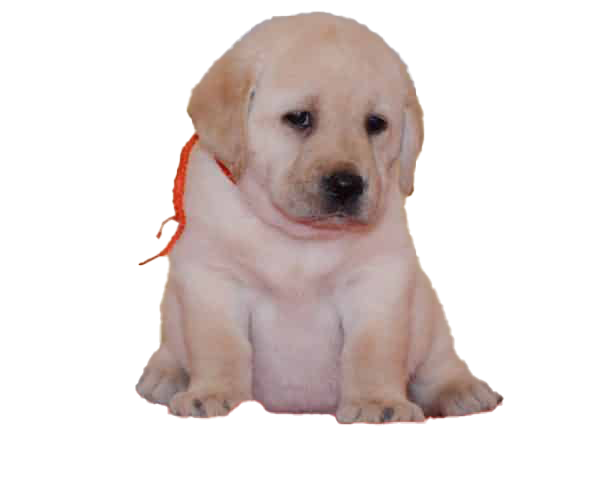
#> input picture plotting_examples/y2022/stacked_bar_with_single_bars_layout/data/lab.png, 600 x 483 px, found by its file name
$ python plot.py
#> lines starting #> are read from the running program, lines starting #| are printed output that depends on the picture
### plotting_examples/dvc_entry.py
"""Create an entry in the dvc.yaml file for the particular plot."""

from __future__ import annotations

import pathlib

import yaml

from plotting_examples.extract_year_name import extract_year_name_from_plot_py


def add_to_dvc(*, path: pathlib.Path) -> None:
    """Add stages to dvc.yaml based on given path."""
    year, name = extract_year_name_from_plot_py(file=str(path))

    dvc = yaml.safe_load(pathlib.Path("dvc.yaml").read_text(encoding="utf8"))

    stage_name = f"{year}_{name}"
    if stage_name not in dvc["stages"]:
        # Project not yet added to dvc.yaml
        dvc["stages"][stage_name] = {
            "wdir": ".",
            "cmd": f"poetry run python -m plotting_examples.{year}.{name}.plot",
            "deps": [f"plotting_examples/{year}/{name}/plot.py"],
            "outs": [{f"images/{year}/{name}.png": {"cache": False}}],
        }

        with pathlib.Path("dvc.yaml").open("w") as file:
            file.write(yaml.dump(dvc))

### plotting_examples/y2022/stacked_bar_with_single_bars_layout/plot.py
# pylint: disable=duplicate-code
"""
Layout containing two bar plots and a bivariate plot between them.

In this case it's a silly example of some data containing the social grade of
Labradors, as well as the education group. The main plot is a stacked bar containing
the breakdown of education group for each social grade.

Don't think I'm too keen on the code for this plot - though it's not always so clear
(to me) how to make "nice" code with a lot of matplotlib stuff.

Obviously, the data is made up.
"""

from __future__ import annotations

import pathlib

import matplotlib as mpl
import matplotlib.pyplot as plt
import numpy as np
import pandas as pd
from PIL import Image

from plotting_examples import dvc_entry, save_plot_output
from plotting_examples.y2022 import metadata

# Fontsize for the main title and subtitle
FONTSIZE_TITLE = 30
FONTSIZE_SUBTITLE = 20
# Fontsize for the numbers displayed on bars.
FONTSIZE_PLT_TXT = 10

# What colour to outline the edges of bars with - if None then there's no outline
# created.
BAR_EDGECOLOR: str | None = None
# What level of rounding to apply to percentages displayed on bars.
ROUNDING_PCTS = 1

# Dependent var
VAR_DEPENDENT = "dependent_var"
# Independent var
VAR_INDEPENDENT = "independent_var"
# Text for the main title - the subtitle is generated from the metadata atm.
TEXT_TITLE = "Labradors\neducation ~ social grade"
# Image to display in teh top left.
IMAGE_PATH = (
    "./plotting_examples/y2022/stacked_bar_with_single_bars_layout/data/lab.png"
)

COLORS = [
    metadata.color.PINK_COLOUR,
    metadata.color.DEEPER_GREEN,
    metadata.color.BROWNY_RED,
]
COLOR_SUBTITLE_TEXT = "#808080"

# subplot_mosaic layout definition.
LAYOUT = [
    ["top_left_corner", "title", "title", "title", "top_right_corner"],
    ["main", "main", "main", "main", "side"],
    ["main", "main", "main", "main", "side"],
    ["bottom", "bottom", "bottom", "bottom", "bottom_right_corner"],
]

# Colors which are used when the bar colour is dark/light respectively - so that the
# text is readable (not dark font on dark bars etd).
COLOR_FONT_LIGHT = "#000000"
COLOR_FONT_DARK = "#ffffff"


def get_sample_data() -> (
    tuple[
        pd.DataFrame,
        dict[str, dict[float, str]],
        dict[str, str],
    ]
):
    """
    Generate sample data.

    Data structured similar to what you'd find in an SPSS sav file - where there's the
    df (responses), cnl (metadata about the columns) and vvl (metadata about the values
    within the columns)
    """
    rng = np.random.default_rng(1)
    # Create dataframe with different distributions for each of the independent
    # variable levels.
    df = (
        pd.concat(
            [
                pd.DataFrame(
                    {
                        VAR_DEPENDENT: rng.choice(
                            [1, 2, 3],
                            size=330,
                            p=(0.87, 0.1, 0.03),
                        ),
                        VAR_INDEPENDENT: 5,
                    },
                ),
                pd.DataFrame(
                    {
                        VAR_DEPENDENT: rng.choice(
                            [1, 2, 3],
                            size=410,
                            p=(0.44, 0.54, 0.02),
                        ),
                        VAR_INDEPENDENT: 4,
                    },
                ),
                pd.DataFrame(
                    {
                        VAR_DEPENDENT: rng.choice(
                            [1, 2, 3],
                            size=510,
                            p=(0.26, 0.61, 0.13),
                        ),
                        VAR_INDEPENDENT: 3,
                    },
                ),
                pd.DataFrame(
                    {
                        VAR_DEPENDENT: rng.choice(
                            [1, 2, 3],
                            size=800,
                            p=(0.105, 0.565, 0.33),
                        ),
                        VAR_INDEPENDENT: 2,
                    },
                ),
                pd.DataFrame(
                    {
                        VAR_DEPENDENT: rng.choice(
                            [1, 2, 3],
                            size=950,
                            p=(0.08, 0.33, 0.59),
                        ),
                        VAR_INDEPENDENT: 1,
                    },
                ),
            ],
        )
        .assign(weight=1)
        .reset_index(drop=True)
    )
    vvl = {
        VAR_INDEPENDENT: {
            1.0: "Upper management",
            2.0: "Lower Management",
            3.0: "Intermediate",
            4.0: "Routine",
            5.0: "Never worked",
        },
        VAR_DEPENDENT: {
            1.0: "Low",
            2.0: "Medium",
            3.0: "High",
        },
    }
    cnl = {
        VAR_INDEPENDENT: "Social Grade",
        VAR_DEPENDENT: "Education Level",
    }

    return df, vvl, cnl


def patch_color_light(patch: mpl.patches.Rectangle) -> bool:
    """Determine if mpl patch is light or dark."""
    # TODO: Put this into a global helper module.
    bar_col = mpl.colors.to_hex(patch.get_facecolor())
    hex_col = bar_col[1:]
    red, green, blue = (
        int(hex_col[0:2], 16),
        int(hex_col[2:4], 16),
        int(hex_col[4:6], 16),
    )
    # https://stackoverflow.com/questions/3942878/how-to-decide-
    # font-color-in-white-or-black-depending-on-background-color
    threshold = 100
    if (red * 0.299 + green * 0.587 + blue * 0.114) > threshold:
        return True
    return False


class PlotSections:

    """
    Holds plotting sections.

    Just using this for namespacing really! Which was triggered by pylint complaining,
    which probably isn't a good reason... Might usually just put this in a module but
    wanted all the code in plot.py

    Considered adding the df, vvl, cnl to the class in an __init__ or whatever but left
    it as-is.
    """

    # rename to bivariate.
    @staticmethod
    def main(
        ax: plt.Axes,  # type: ignore[name-defined]
        df: pd.DataFrame,
        vvl: dict[str, dict[float, str]],
        # cnl: dict[str, str],
    ) -> None:
        # pylint: disable=too-many-locals
        """Plot the stacked bars."""
        df_plot = (
            pd.crosstab(
                df[VAR_DEPENDENT],
                df[VAR_INDEPENDENT].replace(vvl[VAR_INDEPENDENT]),
                normalize="columns",
            )
            .mul(100)
            .round(1)
            .loc[:, list(vvl[VAR_INDEPENDENT].values())]
        )
        df_plot_counts = pd.crosstab(
            df[VAR_DEPENDENT],
            df[VAR_INDEPENDENT],
        )
        df_plot.T.plot.barh(
            stacked=True,
            ax=ax,
            color=COLORS,
            edgecolor=BAR_EDGECOLOR,
        )

        ax.grid(linestyle=":", alpha=0.3)

        # The legend _should_ be self explanatory from the context of the plot.
        ax.get_legend().remove()

        # Not interested in seeing the col name on the y axis for the main plot
        ax.set_ylabel("")

        data_matrix = df_plot.to_numpy().flatten()
        data_matrix_counts = df_plot_counts.to_numpy().flatten()
        min_bar_size = 3
        for i, patch in enumerate(ax.patches):
            width = patch.get_width()
            height = patch.get_height()
            x, y = patch.get_xy()
            data_i = data_matrix[i] if data_matrix[i] >= min_bar_size else "-"
            data_count_i = (
                data_matrix_counts[i] if data_matrix[i] >= min_bar_size else None
            )

            ann = f"{data_i} ({data_count_i})" if data_count_i is not None else "-"

            text_col = COLOR_FONT_LIGHT if patch_color_light(patch) else COLOR_FONT_DARK

            ax.annotate(
                f"{ann}",
                (x + width * 0.5, y + height * 0.5),
                ha="center",
                va="center",
                fontsize=10,
                zorder=12,
                color=text_col,
            )

        ax.xaxis.set_major_locator(mpl.ticker.MultipleLocator(base=5))
        ax.set_xlabel("%", fontsize=10)
        ax.set_xlim(0, 100)

        ax.spines.top.set_visible(False)
        ax.spines.right.set_visible(False)

    @staticmethod
    def side_marginal(
        ax: plt.Axes,  # type: ignore[name-defined]
        df: pd.DataFrame,
        vvl: dict[str, dict[float, str]],
        cnl: dict[str, str],
    ) -> None:
        """Bar plot of the independent var."""
        counts = df[VAR_INDEPENDENT].replace(vvl[VAR_INDEPENDENT]).value_counts()

        ax.barh(
            counts.index,
            counts,
            color=metadata.color.TAN,
            edgecolor=BAR_EDGECOLOR,
            height=0.5,
        )
        ax.grid(alpha=0.2, linestyle=":")
        ax.set_title(cnl[VAR_INDEPENDENT], loc="left")

        counts_list = list(counts)

        for count, patch in zip(counts, ax.patches):
            count_pct = round((count / sum(counts_list)) * 100, ROUNDING_PCTS)
            width = patch.get_width()
            height = patch.get_height()
            x, y = patch.get_xy()
            txt_color = "#000000" if patch_color_light(patch) else "#ffffff"
            ax.text(
                s=f"{count_pct}%\n({count})",
                x=x + width * 0.5,
                y=y + height * 0.5,
                va="center",
                ha="center",
                color=txt_color,
                fontsize=FONTSIZE_PLT_TXT,
            )

        ax.set_xticks([])
        ax.set_yticks([])

        ax.spines.right.set_visible(False)
        ax.spines.top.set_visible(False)
        ax.spines.bottom.set_visible(False)
        ax.spines.left.set_visible(False)

    @staticmethod
    def bottom_marginal(
        ax: plt.Axes,  # type: ignore[name-defined]
        df: pd.DataFrame,
        vvl: dict[str, dict[float, str]],
        cnl: dict[str, str],
    ) -> None:
        """Bar plot of the dependent variable."""
        counts = df[VAR_DEPENDENT].value_counts().sort_index()
        ax.bar(
            x=list(vvl[VAR_DEPENDENT].values()),
            height=counts,
            color=COLORS,
            edgecolor=BAR_EDGECOLOR,
        )
        ax.set_title(cnl[VAR_DEPENDENT])
        ax.set_yticks([])

        counts_list = list(counts)
        for count, patch in zip(counts, ax.patches):
            count_pct = round((count / sum(counts_list)) * 100, 2)
            width = patch.get_width()
            height = patch.get_height()
            x, y = patch.get_xy()
            if patch_color_light(patch):
                txt_color = COLOR_FONT_LIGHT
            else:
                txt_color = COLOR_FONT_DARK
            ax.text(
                s=f"{count_pct}\n({count})",
                x=x + width * 0.5,
                y=y + height * 0.5,
                va="center",
                ha="center",
                color=txt_color,
                fontsize=FONTSIZE_PLT_TXT,
            )

        ax.spines.top.set_visible(False)
        ax.spines.right.set_visible(False)
        ax.spines.left.set_visible(False)

    @staticmethod
    def title(ax: plt.Axes, cnl: dict[str, str]) -> None:  # type: ignore[name-defined]
        """Overall title."""
        ax.text(
            s="Labradors",
            x=0.1,
            y=0.5,
            fontsize=FONTSIZE_TITLE,
            horizontalalignment="left",
            verticalalignment="bottom",
        )

        # Just using this to nudge the text placement around...
        diff = 0.3
        ax.text(
            # Assuming that the metadata is reasonably nice for this.
            s=f"{cnl[VAR_DEPENDENT]} ~ {cnl[VAR_INDEPENDENT]}",
            x=0.1,
            y=0.5 - diff,
            fontsize=FONTSIZE_SUBTITLE,
            horizontalalignment="left",
            verticalalignment="bottom",
            color=COLOR_SUBTITLE_TEXT,
        )

        ax.axis("off")

    @staticmethod
    def top_left_corner(ax: plt.Axes) -> None:  # type: ignore[name-defined]
        """Plot logo."""
        img_path = IMAGE_PATH
        club_icon = Image.open(img_path)
        ax.imshow(club_icon)
        ax.axis("off")

    @staticmethod
    def top_right_corner(ax: plt.Axes) -> None:  # type: ignore[name-defined]
        """Just leaving this empty for now."""
        ax.axis("off")

    @staticmethod
    def bottom_right_corner(ax: plt.Axes, df: pd.DataFrame) -> None:  # type: ignore[name-defined]
        """Some random information like data source etc."""
        ax.text(
            s=(
                #
                "2022 Labrador educational \ndata and social grades"
                "\n"
                "\n"
                f"Sample size : {df.shape[0]}"
                "\n"
                "\n"
                "source: somedogdata.com"
            ),
            x=0,
            y=0.5,
            fontsize=FONTSIZE_PLT_TXT,
            va="center",
            ha="left",
            color=COLOR_SUBTITLE_TEXT,
        )
        ax.axis("off")

    @staticmethod
    def footnote(ax: plt.Axes) -> None:  # type: ignore[name-defined]
        """
        Plot footnote.

        Didn't bother using this in the end.
        """
        ax.text(
            s=(
                #
                "Some text about the data, Labradors, whatever."
            ),
            x=0,
            y=1,
            fontsize=10,
            style="italic",
            va="top",
            ha="left",
            color=COLOR_SUBTITLE_TEXT,
        )
        ax.set_xticks([])
        ax.set_yticks([])


def main() -> mpl.figure.Figure:
    """Main."""
    df, vvl, cnl = get_sample_data()

    plot_sections = PlotSections()

    with plt.rc_context(
        {
            "xtick.major.pad": 10,
            "font.family": "monospace",
        },
    ):
        fig = plt.figure(
            figsize=(15, 10),
        )
        ax_dict = fig.subplot_mosaic(LAYOUT)  # type: ignore[arg-type]

        plot_sections.title(ax=ax_dict["title"], cnl=cnl)
        plot_sections.bottom_marginal(
            ax=ax_dict["bottom"],
            df=df,
            cnl=cnl,
            vvl=vvl,
        )
        plot_sections.main(
            ax=ax_dict["main"],
            df=df,
            vvl=vvl,
        )
        plot_sections.side_marginal(ax=ax_dict["side"], df=df, vvl=vvl, cnl=cnl)
        plot_sections.top_left_corner(ax=ax_dict["top_left_corner"])
        plot_sections.top_right_corner(ax=ax_dict["top_right_corner"])
        plot_sections.bottom_right_corner(
            ax=ax_dict["bottom_right_corner"],
            df=df,
        )

        fig.tight_layout()

    # Set background colours.
    fig.patch.set_facecolor(metadata.color.BACKGROUND_COLOUR)
    for ax_name in ax_dict:
        ax_dict[ax_name].set_facecolor(metadata.color.BACKGROUND_COLOUR)

    return fig


if __name__ == "__main__":
    dvc_entry.add_to_dvc(path=pathlib.Path(__file__))
#> (the call stopped at in add_to_dvc, `year, name = extract_year_name_from_plot_py(file=str(path))`: plotting_examples is not available in this run)
    save_plot_output.save_plot(fig=main(), file=__file__)
#> in top_left_corner, club_icon is the input picture: PIL image 600x483 RGBA; mean R, G, B, A 225.1, 215.1, 212.9, 87.5
#> (this line was passed over: plotting_examples is not available in this run)
    raise SystemExit
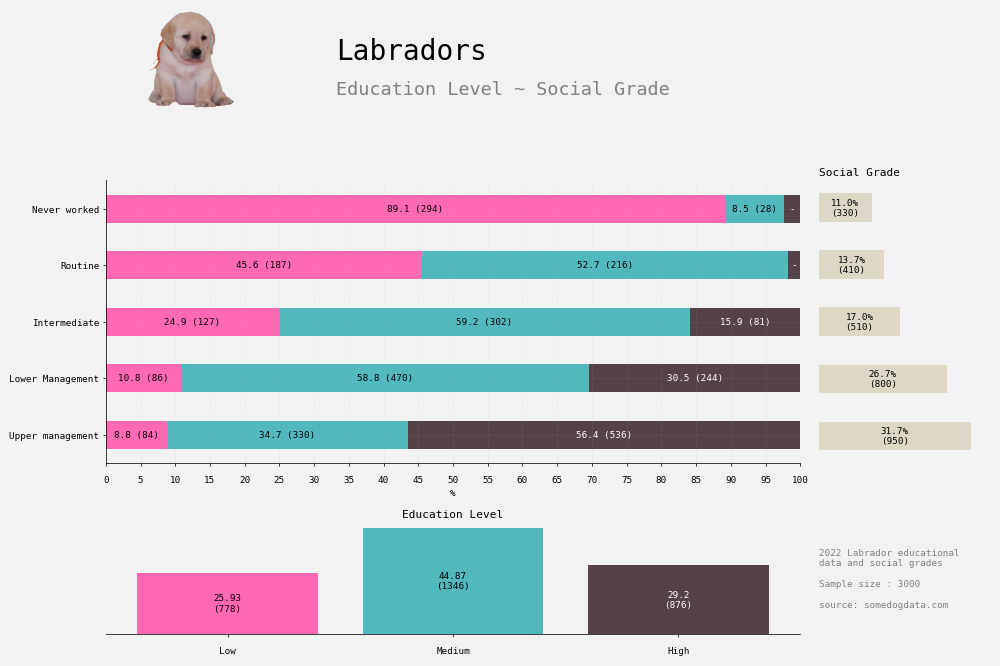
#> figure drawn by matplotlib, 4 panels
#> (the program exits here)
